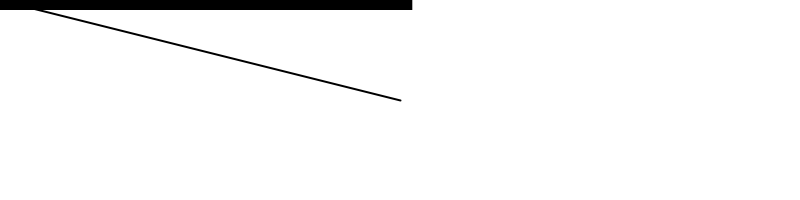
Frame 1 (no input)
Frame 60 (the mouse pressed at the canvas centre just before this capture): identical to frame 1, image omitted
Frame 120 (the mouse held since frame 60 and released just before this capture): blank canvas, image omitted

The Processing sketch that drew this single still picture (run headless with seeded random() and noise(); from frame 60 on, the mouse is pressed at the canvas centre):

// Processing sketch: NOC_1_5_vector_magnitude
// ── NOC_1_5_vector_magnitude.pde
// The Nature of Code
// Daniel Shiffman
// http://natureofcode.com

// Example 1-5: Vector magnitude

void setup() {
  size(800,200);
  smooth();
}

void draw() {
  background(255);
  
  PVector mouse = new PVector(mouseX,mouseY);
  PVector center = new PVector(width/2,height/2);
  mouse.sub(center);

  float m = mouse.mag();
  fill(0);
  noStroke();
  rect(0,0,m,10);
  
  translate(width/2,height/2);
  stroke(0);
  strokeWeight(2);
  line(0,0,mouse.x,mouse.y);
  
}
